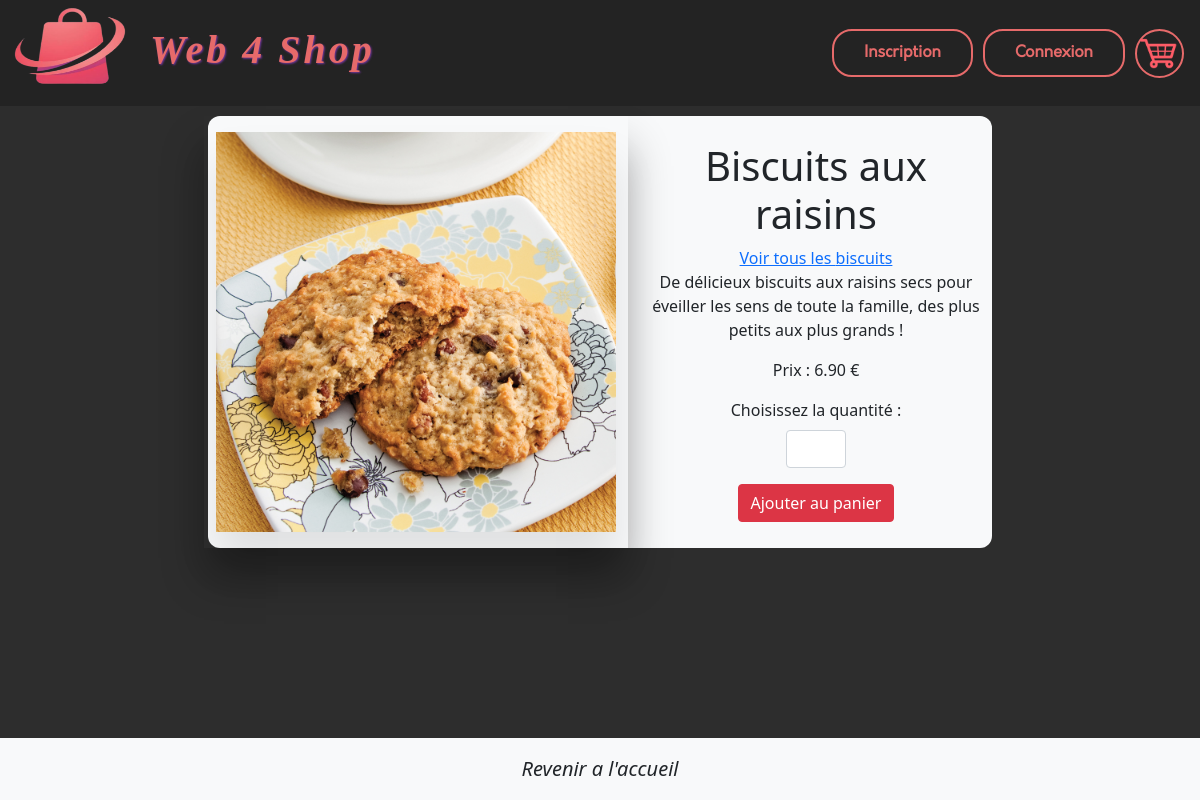
The page /index.php?action=details&idProduit=6 on the database its author committed.
### tables this page shows
CREATE TABLE `products` (
  `id` int(11) NOT NULL,
  `cat_id` tinyint(4) NOT NULL,
  `name` varchar(150) NOT NULL,
  `description` text NOT NULL,
  `image` varchar(30) NOT NULL,
  `price` decimal(5,2) NOT NULL,
  `quantity` int(3) NOT NULL
);

CREATE TABLE `categories` (
  `id` tinyint(4) NOT NULL,
  `name` varchar(100) NOT NULL
);

### Controleur/controleurCaracteristiques.php (called while the page is built, shortened)
<?php
require_once 'Modele/produit.php';
require_once 'Modele/categorie.php';
class ControleurCaracteristiques {
    private $caracteristiques;
    private $categorie;
    public function __construct(){
        $this->caracteristiques = new Produit();
        $this->categorie = new Categorie();
    }
    public function caracteristiques($idProduit){
        $caracteristiques = $this->caracteristiques->getCaracteristiques($idProduit);
        $categorie = $this->categorie->getCategorie($idProduit);
        $vue = new Vue("Caracteristiques");
        $vue->generer(array('caracteristiques' => $caracteristiques, 'categorie' => $categorie));
    }
}

### index.php (called while the page is built, shortened)
<?php
$routeur = new Routeur();
$routeur->routerRequete();

### Modele/produit.php (called while the page is built, shortened)
<?php
require_once 'Modele/Modele.php';
class Produit extends Modele{
    public function getCaracteristiques($idProduit){
        $sql = 'SELECT * FROM products WHERE id=?';
        $caracteristiques = $this->executerRequete($sql,array($idProduit));
        if($caracteristiques->RowCount()==1){
            return $caracteristiques->fetch();
        }
        else{
            throw new Exception("Aucun produit ne correspond à l'identifiant'$idProduit'");
        }
    }
}

### Modele/modele.php (called while the page is built, shortened)
<?php abstract class Modele {
    private $bdd;
    protected function executerRequete($sql, $params = null){
        if($params == null){
            $resultat = $this->getBDD()->query($sql);
        }
        else{
            $resultat = $this->getBDD()->prepare($sql);
            $resultat->execute($params);
        }
        return $resultat;
    }
    private function getBDD(){
        if($this->bdd == null){
            $this->bdd=new PDO('mysql:host=localhost;dbname=web4shop;charset=utf8','root','');
        }
        return $this->bdd;
    }
}

### Modele/categorie.php (called while the page is built, shortened)
<?php
require_once 'Modele/Modele.php';
class Categorie extends Modele{
    public function getCategorie($idProduit){
        $sql = 'SELECT C.name, C.id FROM products P JOIN categories C ON P.cat_id=C.id WHERE P.id=?';
        $categorie = $this->executerRequete($sql,array($idProduit));
        return $categorie->fetch();
    }
}

### Vue/vueCaracteristiques.php (the view, shortened to what this page needs)
<div class="col-8 bg-light mx-auto mt-3" style="border-radius: 12px;">
  <div class="row align-items-center">
    <div class="col text-center ms-2 vert-sep py-3">
      <img src="<?= "Contenu/Images/".$caracteristiques['image']?>" style="width:400px;
                                                                           height:400px;
                                                                           box-shadow: 0 30px 40px rgba(0,0,0,.1);">
    </div>
    <div class="col text-center">
      <div class="row">
        <h1><?=$caracteristiques['name']?></h1>
        <a href="<?= "index.php?action=categorie&idCat=".$categorie['id']?>">Voir tous les <?=$categorie['name']?></a>
        <p><?=$caracteristiques['description']; ?></p>
        <p>Prix : <?=$caracteristiques['price']; ?> €</p>
        <form action="<?="index.php?action=details&idProduit=".$caracteristiques['id'];?>" method="POST">
          <div class="container mb-3">
            <p class="mb-2">Choisissez la quantité :</p><input type="number" name="qte" class="form-control mx-auto" style="width:60px;" min="1" max="20"/>
          </div>
          <input class="btn btn-danger button" type="submit" name="ajoutPanier" value="Ajouter au panier">
        </form>
      </div>
    </div>
  </div>
</div>
<div class="row bg-light fixed-bottom py-3">
  <div class="col text-center">
    <a class="text-decoration-none text-dark fst-italic fs-5" href="index.php">Revenir a l'accueil</a>
  </div>
</div>

### Contenu/Style/style.css (style rules this page uses)
.vert-sep { box-shadow: 0 30px 40px rgba(0,0,0,.3); }

### rows shown on the page
products: image (picture), name "Biscuits aux raisins", description "De délicieux biscuits aux raisins secs pour éveiller les sens de toute la famille, des plus petits aux plus grands !", price "6.90"
categories: name "biscuits"
